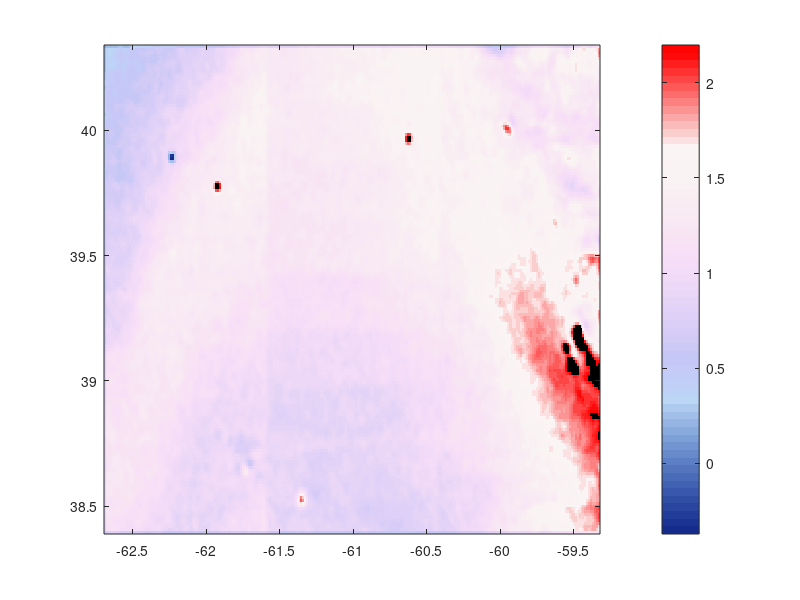

Write MATLAB code to recreate this figure. (Note: this script raises an error after producing the figure.)
clear all;clc
 load('mycolor.mat');

%%%%%%%%%% Doppler veloity figure
% only for drawing figure
load('lat1.mat');
load('lon1.mat');
load('DopplerVelpres.mat') 
figure('Color',[1 1 1]);
h=imagesc(lon1,lat1,RadVel);set(gca,'YDir','normal');
colormap(rwb2);
% colorbar('YTickLabel',{'0','0.5','1','1.5','2'})
i=colorbar;% For presenting in pic
 set(h,'alphadata',~isnan(RadVel));
 set(gca,'XTickLabel',{'62.5W','62W','61.5W','61W','60.5W','60W','59.5W'}) 
 set(gca,'YTickLabel',{'38.4N','38.6N','38.8N','39N','39.2N','39.4N','39.6N','39.8N','40N','40.2N'}) 

 %%%%%%%% Doppler veloity 
% For calculating
load('lat1.mat');
load('lon1.mat');
load('DopplerVelscatt.mat') % 
h=imagesc(lon1,lat1,RadVel);set(gca,'YDir','normal');
% colormap(hsv);
colormap(rwb2);
colorbar('YTickLabel',{'0','0.5','1','1.5','2'})
% i=colorbar;set(get(i,'Title'),'string','m/s');

%%%%%%%%%%%% HYCOM magnitude of surface vector field
% 07/08 21:00 2021 Hycom 
 load('Hycom_LAT1.mat');
 load('Hycom_LON1.mat');
 load('Hycom_MAG1.mat');
figure('Color',[1 1 1]);
h=imagesc(LON1,LAT1,MAG1);set(gca,'YDir','normal');
% colormap(hsv);
colormap(rwb2);
 i=colorbar;%set(get(i,'Title'),'string','m/s');
set(h,'alphadata',~isnan(MAG1));
 set(gca,'XTickLabel',{'62.5W','62W','61.5W','61W','60.5W','60W','59.5W'}) 
 set(gca,'YTickLabel',{'38.4N','38.6N','38.8N','39N','39.2N','39.4N','39.6N','39.8N','40N','40.2N'}) 

 % 07/09 00:00 2021 Hycom
load('Hycom_LAT2.mat');
load('Hycom_LON2.mat');
load('Hycom_MAG2.mat');

figure('Color',[1 1 1]);
h=imagesc(LON2,LAT2,MAG2);set(gca,'YDir','normal');
% colormap(hsv);
colormap(rwb2);
 i=colorbar;%set(get(i,'Title'),'string','m/s');
set(h,'alphadata',~isnan(MAG2));
 set(gca,'XTickLabel',{'62.5W','62W','61.5W','61W','60.5W','60W','59.5W'}) 
 set(gca,'YTickLabel',{'38.4N','38.6N','38.8N','39N','39.2N','39.4N','39.6N','39.8N','40N','40.2N'}) 

 %%%%%%%%%%% Plot scatter for Doppler velocity and HYCOM magnitude
 % 07/08 21:00 2021 Hycom vs. Doppler velocity
  pmag1=(MAG1(:));
 pV1=abs(RadVel(:));
 pmag1(find(pV1==0))=[];
  pV1(find(pV1==0))=[];

samedegmag=corrcoef(pmag1,pV1);
 simmag1=samedegmag(2,1) 
 sz=5;
 figure('Color',[1 1 1]);
  c = linspace(1,100,length(pmag1));
 scatter(pmag1,pV1,sz,c);ylabel('Doppler V (m s^{-1})');
text(1.8,0.3,num2str(simmag1));text(1.5,0.3,'corrcoef=');
xlabel('Hycom mag (m s^{-1})');axis([0 2.2 0 2.2]);
hold on
plot([0,2.2],[0,2.2],'k--');
box on;
title('Hycom mag - Doppler Vel ');

% 07/09 00:00 2021 Hycom vs. Doppler velocity
 pmag2=(MAG2(:));
 pV2=abs(RadVel(:));
 pmag2(find(pV2==0))=[];
 pV2(find(pV2==0))=[];
samedegmag=corrcoef(pmag2,pV2);
 simmag2=samedegmag(2,1)
 sz=5;
 
 figure('Color',[1 1 1]);
  c = linspace(1,100,length(pmag2));
  scatter(pmag2,pV2,sz,c);%scatter(pmag2,pV2,sz,c);
  ylabel('Doppler V (m s^{-1})');
text(1.8,0.3,num2str(simmag2));text(1.5,0.3,'corrcoef=');
xlabel('Hycom mag (m s^{-1})');axis([0 2.2 0 2.2]);
hold on
plot([0,2.2],[0,2.2],'k--');
box on;
title('Hycom mag - Doppler Vel ');
 

